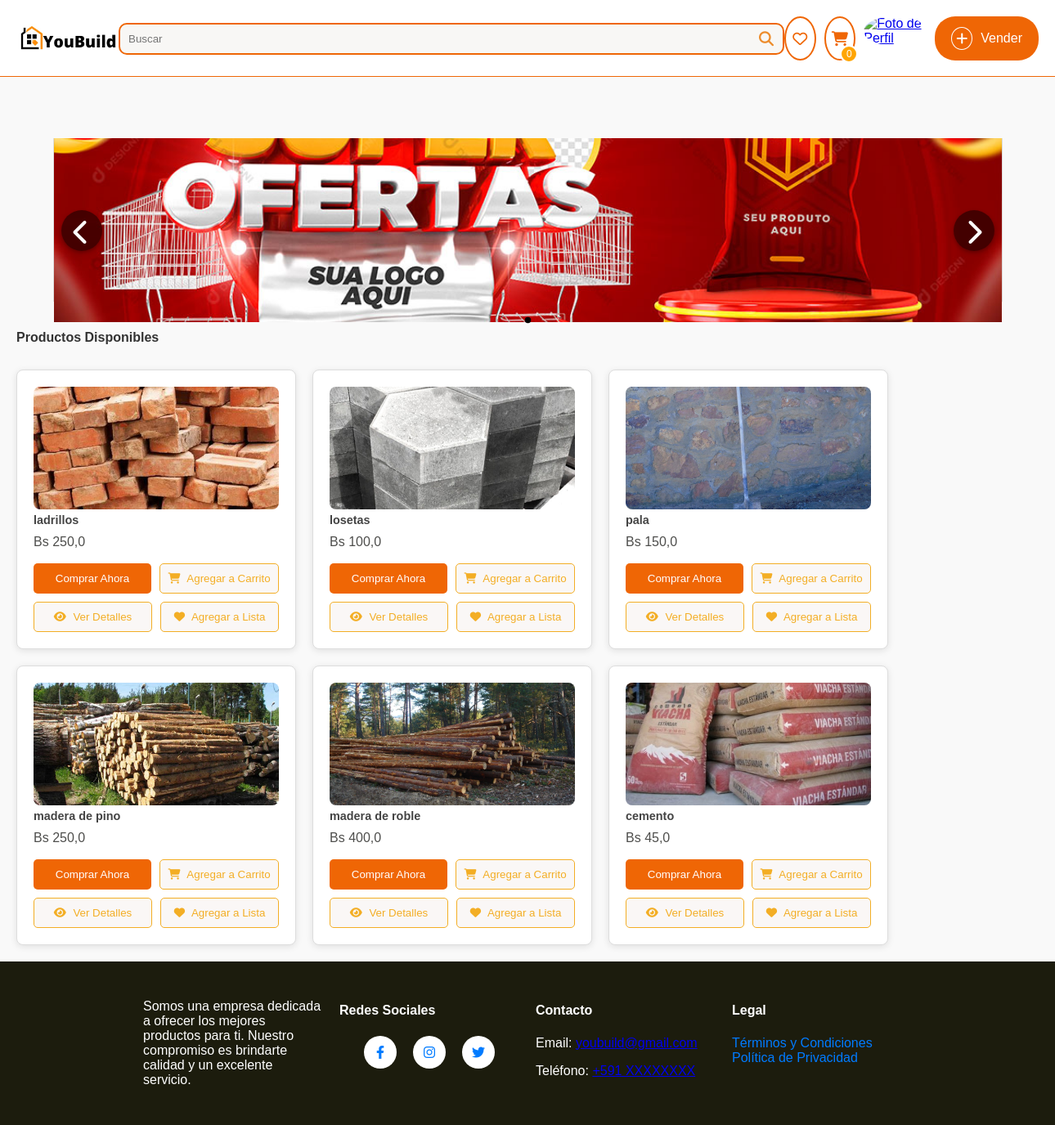
The app's page /home/ (signed in), older data.
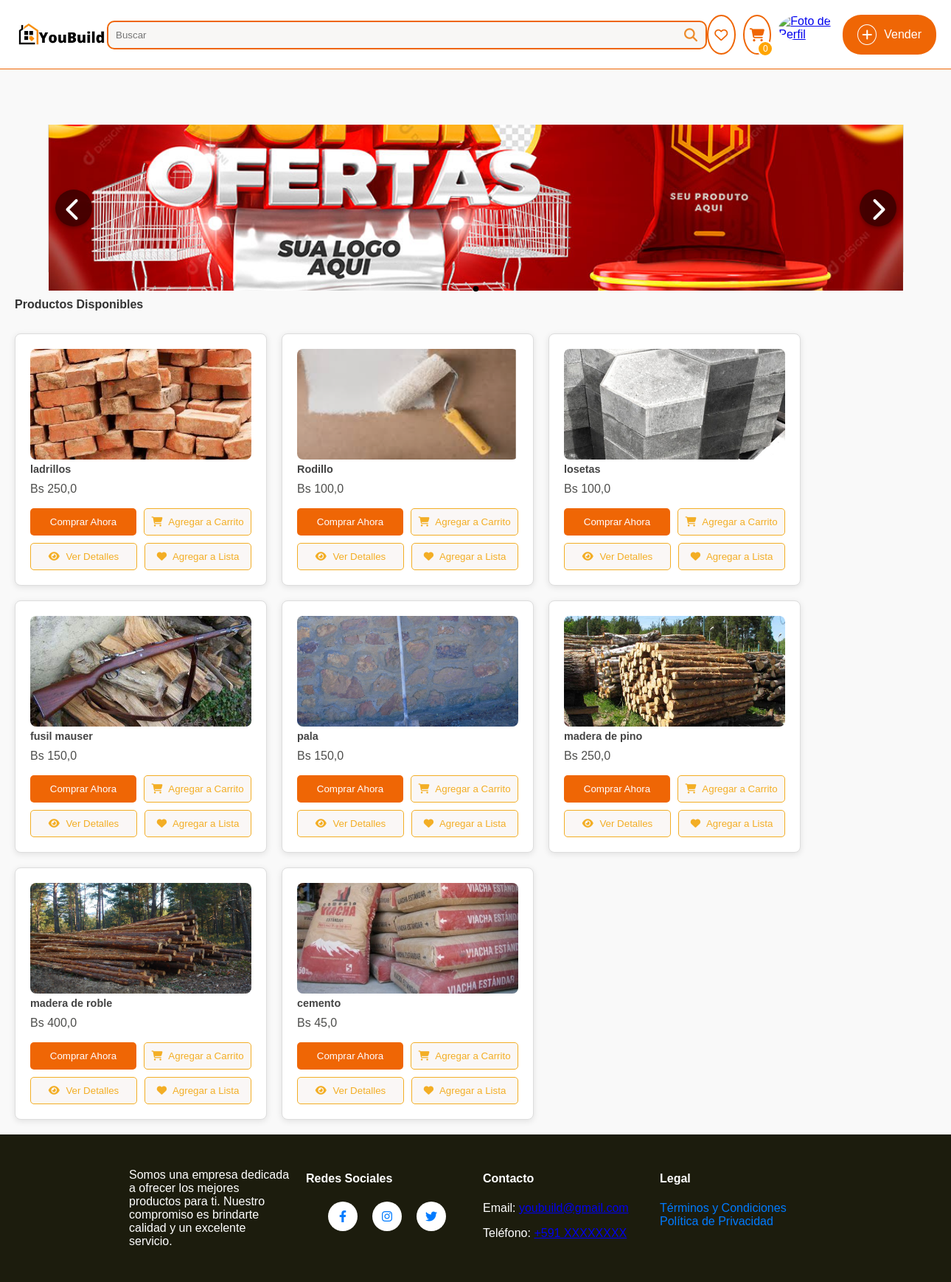
The same page, newer data.
### sistema/models.py (models this page shows, shortened)
class CarruselDB(models.Model):
    imagen = models.ImageField(upload_to="carrusel", null=True)
    class Meta:
        verbose_name = "Carrusel"
        verbose_name_plural = "Carruseles"

class ProductoDb(models.Model):
    nombre = models.CharField(max_length=50, verbose_name="Nombre")
    detalle = models.TextField(max_length=200, verbose_name="Detalle")
    precio = models.FloatField(verbose_name="Precio", validators=[MinValueValidator(0.0), MaxValueValidator(99999.9)])
    categoria_fk = models.ForeignKey(CategoriaDb, on_delete=models.CASCADE, null=True, blank=True)
    subcategoria_fk = models.ForeignKey(SubcategoriaDB, on_delete=models.CASCADE, null=True, blank=True, verbose_name="Subcategoría")  # Nuevo campo
    usuario_fk = models.ForeignKey(UsuarioDB, on_delete=models.CASCADE, null=True, blank=True)
    municipio_fk = models.ForeignKey(MunicipioDB, on_delete=models.CASCADE, null=True, blank=True, verbose_name="Municipio")
    direccion_1 = models.CharField(max_length=255, verbose_name="Dirección 1", null=True, blank=True)
    visitas = models.PositiveIntegerField(default=0, verbose_name="Visitas")
    cantidad = models.IntegerField(default=1)
    class Meta:
        db_table = "productos"
        verbose_name = "Producto"
        verbose_name_plural = "Productos"

class ImagenProductoDB(models.Model):
    producto_fk = models.ForeignKey(ProductoDb, on_delete=models.CASCADE, related_name="imagenes")
    imagen = models.ImageField(upload_to="productos", null=True)
    class Meta:
        verbose_name = "Imagen"
        verbose_name_plural = "Imágenes"

### sistema/views.py (the view)
# urls.py: path('home/', home_view, name='home'),
@login_required
def home_view(request):
    productos = ProductoDb.objects.all().order_by('-visitas')
    carruseles = CarruselDB.objects.all().order_by("id")
    usuario = request.user.usuariodb
    return render(request, "home.html", {
        "producto": productos,
        "carrusel": carruseles,
        "usuario": usuario
    })

### sistema/context_processors.py (called while the page is built)
def cart_count(request):
    cart_count = request.session.get('cart_count', 0)
    return {'cart_count': cart_count}

### sistema/templates/home.html (shortened to what this page needs)
<!DOCTYPE html>
{% extends 'layoutReg.html' %}
{% load static %}
{% block extra_styles %}
<link rel="stylesheet" href="{% static 'resultadosVacios.css' %}" />
<link rel="stylesheet" href="{% static 'style.css' %}" />
<link rel="stylesheet" href="{% static 'listaProduct.css' %}" />
{% endblock %}
{% block content %}
<main>
  <div class="carousel-container">
    <div class="carousel">
      {% for carrusel_item in carrusel %}
      <div class="carousel-item">
        <img src="{{ carrusel_item.imagen.url }}" alt="Imagen del carrusel" />
      </div>
      {% endfor %}
    </div>
    <button class="carousel-button prev">
      <i class="fas fa-chevron-left"></i>
    </button>
    <button class="carousel-button next">
      <i class="fas fa-chevron-right"></i>
    </button>
  </div>
  <div class="carousel-dots"></div>
  <h2 class="products-title">Productos Disponibles</h2>
  <div class="products-container">
    {% for producto in producto %}
    <div class="product">
      <img src="{{ producto.imagenes.first.imagen.url }}" alt="{{ producto.nombre }}" />
      <h3>{{ producto.nombre }}</h3>
      <p>Bs {{ producto.precio }}</p>
      <div class="buttons-container">
        <div class="button-row">
          <button class="btn buy-now">Comprar Ahora</button>
          <button class="btn add-to-cart" onclick="agregarAlCarrito({{ producto.id }})">
            <i class="fas fa-shopping-cart"></i> Agregar a Carrito
          </button>
        </div>
        <div class="button-row">
          <button class="btn add-to-view" onclick="verDetalles({{ producto.id }})">
            <i class="fas fa-eye"></i> Ver Detalles
          </button>
          <button class="btn add-to-list" onclick="agregarAFavoritos({{ producto.id }})">
            <i class="fas fa-heart"></i> Agregar a Lista
          </button>
        </div>
      </div>
    </div>
    {% endfor %}
  </div>
</main>
{% endblock %}

Row changes from the older to the newer data that the page shows:
added ProductoDb: imagenes.first.imagen (picture), nombre "Rodillo", precio "100,0"
added ProductoDb: imagenes.first.imagen (picture), nombre "fusil mauser", precio "150,0"
